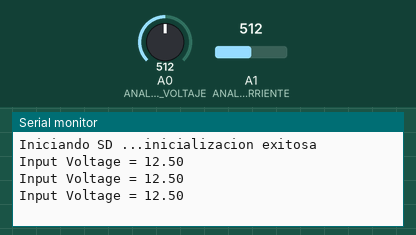
This sketch was run on a simulated Arduino Uno, built with avr-gcc and run on an emulated ATmega328P. Shown: the last lines printed to the serial monitor. Inputs (shaded band) come from the test bench; at power-on: A0 (ANALOG_IN_VOLTAJE) = 512, A1 (ANALOG_IN_CORRIENTE) = 512. The local clock reads 2024-03-15 10:24:30 at power-on unless the sketch sets it; storage starts empty.

Above: at 1.3 s.
1.4 s: A0 (ANALOG_IN_VOLTAJE) set to 716
At 2.3 s:
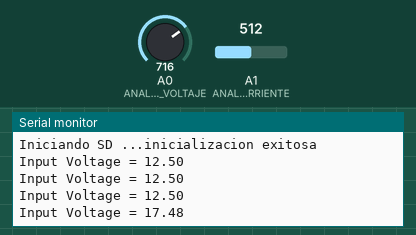
2.9 s: A0 (ANALOG_IN_VOLTAJE) set to 900
At 3.5 s:
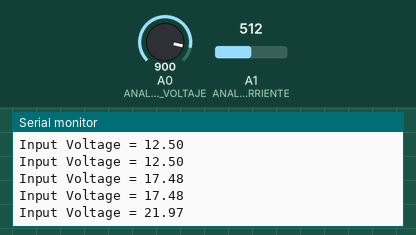
Timing chart, 0 to 5.9 s (numbered marks = the images above; inputs shaded):
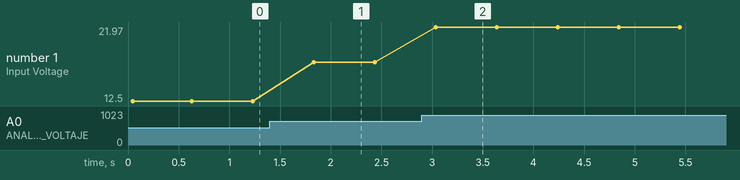

Measured:
- after the input at 1.4 s, the serial monitor: prints a new line after 0.43 s (image 1)
- after the input at 2.9 s, the serial monitor: prints a new line after 0.14 s (image 2)
- plotted number 1: 12.5 → 17.48 after the input at 1.4 s, 17.48 → 21.97 after the input at 2.9 s

The sketch:

Codigo_Panel_Solar_Gabino.ino
```cpp
#include <SD.h>
#include <Wire.h>
#include "RTClib.h"

// RTC_DS1307 rtc;
RTC_DS3231 rtc;

String daysOfTheWeek[7] = { "Domingo", "Lunes", "Martes", "Miercoles", "Jueves", "Viernes", "Sabado" };
String monthsNames[12] = { "Enero", "Febrero", "Marzo", "Abril", "Mayo",  "Junio", "Julio","Agosto","Septiembre","Octubre","Noviembre","Diciembre" };
int dia, mes, anio, horas, minutos, segundos;
String dia_de_la_semana;

// Define sensibilidad en Voltios/Amperio para sensor de 5A
float Sensibilidad=0.183;

// Define analog input
#define ANALOG_IN_VOLTAJE     A0
#define ANALOG_IN_CORRIENTE   A1

// Floats for ADC voltage & Input voltage
float adc_voltaje = 0.0;
float in_voltaje = 0.0;

float adc_corriente = 0.0;
float in_corriente = 0.0;

// Floats for resistor values in divider (in ohms)
float R1 = 30000.0;
float R2 = 7500.0;

// Float for Reference Voltage
float ref_voltaje = 5.0;
float ref_corriente = 5.0;

// Integer for ADC value
int adc_value = 0;
int n_muestras = 500;

File myFile;
//---------------------------------------------------------------------------------------------
void setup()
{
  Serial.begin(9600);
  Serial.print(F("Iniciando SD ..."));
  if (!SD.begin(8)) { // El número 8 representa el pin CS del módulo
    Serial.println(F("No se pudo inicializar"));
    return;
  }
  Serial.println("inicializacion exitosa");

  if (!rtc.begin()) {
    Serial.println(F("No se puedo endotnrar el módulo RTC"));
    while (1);
  }

  // Si se ha perdido la corriente, fijar fecha y hora
  if (rtc.lostPower()) {
    // Fijar a fecha y hora de compilacion
    rtc.adjust(DateTime(F(__DATE__), F(__TIME__)));

    // Fijar a fecha y hora específica. En el ejemplo, 30 de Marzo del 2025 a las 03:00:00
    // rtc.adjust(DateTime(2025, 3, 30, 3, 0, 0));
  }
}
//---------------------------------------------------------------------------------------------
void loop()
{
  // Obtener fecha actual y mostrar por Serial
  DateTime now = rtc.now();
  RELOJ();
  MEDIR_VOLTAJE();
  MEDIR_CORRIENTE();

}
//---------------------------------------------------------------------------------------------
void MEDIR_VOLTAJE()
  {
  // Read the Analog Input
  adc_value = analogRead(ANALOG_IN_VOLTAJE);

  // Determine voltage at ADC input
  adc_voltaje  = (adc_value * ref_voltaje) / 1024.0;

  // Calculate voltage at divider input
  in_voltaje = adc_voltaje*(R1+R2)/R2;

  // Print results to Serial Monitor to 2 decimal places
  Serial.print("Input Voltage = ");
  Serial.println(in_voltaje, 2);

  // Short delay
  delay(500);
  }
//---------------------------------------------------------------------------------------------
void MEDIR_CORRIENTE()  {

  for(int i=0;i<n_muestras;i++)
  {
    // Read the Analog Input
    adc_value = analogRead(ANALOG_IN_CORRIENTE);

    // Determine voltage at ADC input
    adc_corriente  = (adc_value * ref_corriente) / 1023.0;

    in_corriente = in_corriente + (adc_corriente - 2.5)/Sensibilidad; //Ecuación  para obtener la corriente
  }
  in_corriente = in_corriente / n_muestras + 0.04; //offset
  if (in_corriente<0){
    in_corriente = 0.0;
  }
}
//---------------------------------------------------------------------------------------------
void RELOJ()
{
  DateTime date = rtc.now();
  anio = date.year();
  mes = date.month();
  dia = date.day();
  dia_de_la_semana = daysOfTheWeek[date.dayOfTheWeek()];
  horas = date.hour();
  minutos = date.minute();
  segundos = date.second();
}
//---------------------------------------------------------------------------------------------
void GUARDAR_SD()  {

  myFile = SD.open("datalog.txt", FILE_WRITE);//abrimos  el archivo

  if (myFile) {
    Serial.print("Escribiendo SD: ");
    myFile.print(dia, DEC);
    myFile.print("/");
    myFile.print(mes, DEC);
    myFile.print("/");
    myFile.print(anio, DEC);
    myFile.print(" ");
    myFile.print(horas, DEC);
    myFile.print(":");
    myFile.print(minutos, DEC);
    myFile.print(":");
    myFile.print(segundos, DEC);
    myFile.print(",");
    myFile.print(in_voltaje);
    myFile.print(",");
    myFile.print(in_corriente);
    myFile.println("");
    myFile.close(); //cerramos el archivo
  }
  else {
    Serial.println("Error al abrir el archivo");
  }
  delay(100);
  }
```
